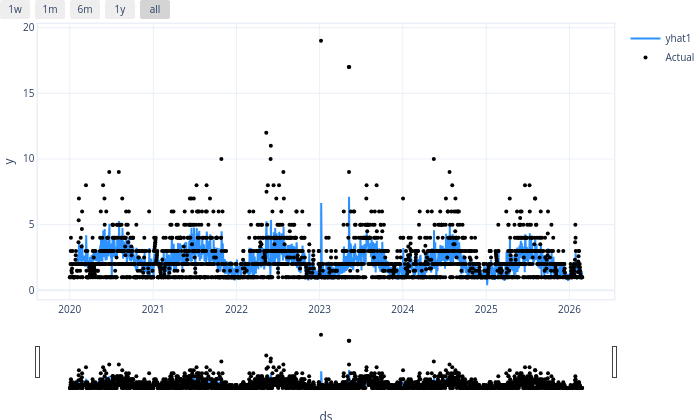

Notebook code for this chart:
### Code cell
model.plot(forecast)

### Figure 1 — Plotly figure (JSON) as saved in the notebook; plotly's stock layout.template omitted (floating-point values rounded to 4 significant figures; data arrays with more than 128 entries replaced by an {"elided": "..."} marker saying what was removed)
{"data": [{"fill": "none", "line": {"color": "rgba(45, 146, 255, 1.0)", "width": 2}, "mode": "lines", "name": "yhat1", "type": "scatter", "x": {"elided": "2249 str values"}, "y": {"elided": "2249 float values"}}, {"marker": {"color": "black", "size": 4}, "mode": "markers", "name": "Actual", "type": "scatter", "x": {"elided": "2249 str values"}, "y": {"elided": "2249 float values"}}], "layout": {"autosize": true, "font": {"size": 10}, "height": 420, "hovermode": "x unified", "margin": {"b": 0, "l": 0, "pad": 0, "r": 10, "t": 10}, "showlegend": true, "title": {"font": {"size": 12}}, "width": 700, "xaxis": {"linewidth": 1.5, "mirror": true, "rangeselector": {"buttons": [{"count": 7, "label": "1w", "step": "day", "stepmode": "backward"}, {"count": 1, "label": "1m", "step": "month", "stepmode": "backward"}, {"count": 6, "label": "6m", "step": "month", "stepmode": "backward"}, {"count": 1, "label": "1y", "step": "year", "stepmode": "backward"}, {"step": "all"}]}, "rangeslider": {"visible": true}, "showline": true, "title": {"text": "ds"}, "type": "date"}, "yaxis": {"linewidth": 1.5, "mirror": true, "showline": true, "title": {"text": "y"}}}}
